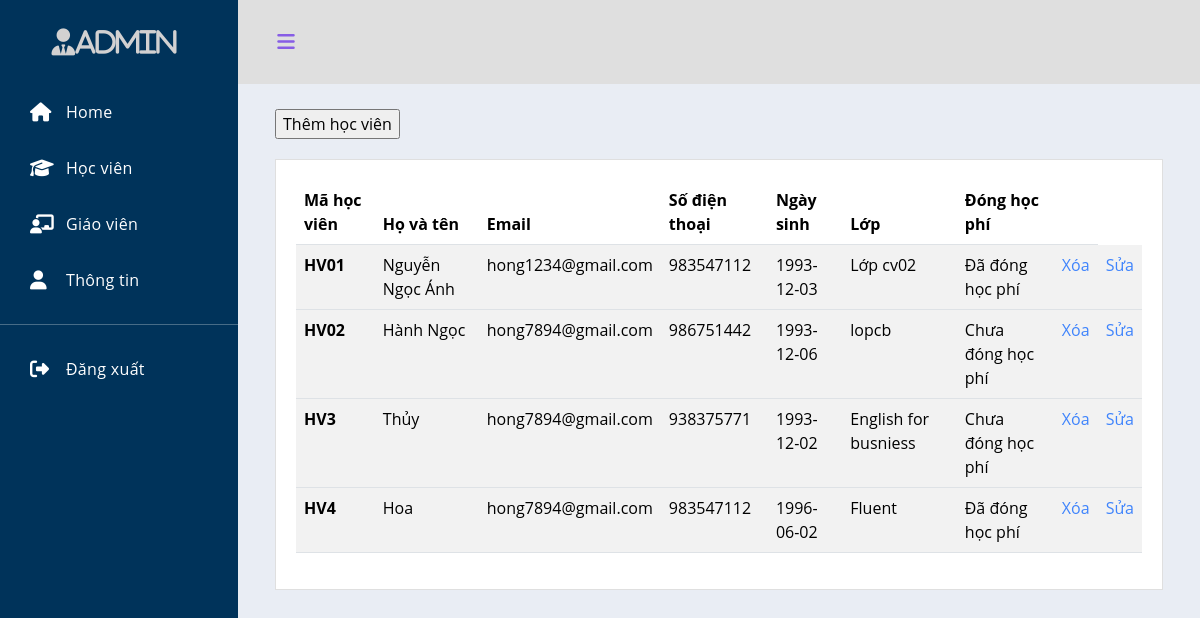
/Nhom_109/indexadmin.php?act=qlhv, run on the app's committed database.
### tables this page shows
CREATE TABLE IF NOT EXISTS `hocvien` (
  `id` varchar(8) NOT NULL,
  `tenhv` varchar(30) NOT NULL,
  `email` varchar(30) NOT NULL,
  `sdt` int(10) NOT NULL,
  `ngaysinh` date NOT NULL,
  `idlop` varchar(8) NOT NULL,
  `donghp` tinyint(1) NOT NULL DEFAULT '0',
  PRIMARY KEY (`id`),
  KEY `flk_lophv` (`idlop`)
);

CREATE TABLE IF NOT EXISTS `lop` (
  `id` varchar(8) NOT NULL,
  `tenlop` varchar(20) NOT NULL,
  `phong` varchar(4) NOT NULL,
  `thoigianbd` date NOT NULL,
  `thoigiankt` date NOT NULL,
  `trangthai` tinyint(1) NOT NULL DEFAULT '0',
  `idgv` varchar(8) NOT NULL,
  `idct` varchar(8) NOT NULL,
  PRIMARY KEY (`id`),
  KEY `lkgv` (`idgv`),
  KEY `lkkh` (`idct`)
);

### Nhom_109/model/adminhv.php (called while the page is built, shortened)
<?php
    function getall_hv(){
        $conn=connectdb();
        $stmt = $conn->prepare("SELECT hocvien.id, tenhv,email,sdt,ngaysinh,tenlop,donghp FROM hocvien inner join lop on lop.id=hocvien.idlop");
        $stmt->execute();
        $kq=$stmt->fetchAll();
        return $kq;
    }
?>

### Nhom_109/adminhv.php (the view, shortened to what this page needs)
            <div class='dashboard-content'>
                <div class='container'>
                    <form action="indexadmin.php?act=inserthvform" method="post" enctype="multipart/form-data" class="gvinsertbt">
                        <input type="submit" value="Thêm học viên" name="insert">
                    </form>
                    <div class='card'>
                        <div class='card-body'>
                            <table class="table table-striped table-hover">
                                <thead>
                                  <tr>
                                    <th scope="col">Mã học viên</th>
                                    <th scope="col">Họ và tên</th>
                                    <th scope="col">Email</th>
                                    <th scope="col">Số điện thoại</th>
                                    <th scope="col">Ngày sinh</th>
                                    <th scope="col">Lớp</th>
                                    <th scope="col">Đóng học phí</th>
                                    <th scope="col"></th>
                                  </tr>
                                </thead>
                                <tbody>
                                <?php
                                  if(isset($kq)&&(count($kq)>0)){
                                      foreach($kq as $ds){
                                        if($ds['donghp']==1){
                                            $out="Đã đóng học phí";
                                        }
                                        else
                                            $out="Chưa đóng học phí";
                                        echo '<tbody>
                                        <tr>
                                          <th>'.$ds['id'].'</th>
                                          <td>'.$ds['tenhv'].'</td>
                                          <td>'.$ds['email'].'</td>
                                          <td>'.$ds['sdt'].'</td>
                                          <td>'.$ds['ngaysinh'].'</td>
                                          <td>'.$ds['tenlop'].'</td>
                                          <td>'.$out.'</td>
                                          <td><a href="indexadmin.php?act=deletehv&id='.$ds['id'].'">Xóa</a></td>
                                          <td><a href="indexadmin.php?act=updateformhv&id='.$ds['id'].'"">Sửa</a></td>
                                        </tr></tbody>';
                                      }
                                  }
                                ?>
                              </table>
                        </div>
                    </div>
                </div>
            </div>
        </div>
    </div>
</body>
</html>

### Nhom_109/style/adminhv.css (style rules this page uses)
:root { --font-family-sans-serif: "Open Sans", -apple-system, BlinkMacSystemFont, "Segoe UI", Roboto, "Helvetica Neue", Arial, sans-serif, "Apple Color Emoji", "Segoe UI Emoji", "Segoe UI Symbol", "Noto Color Emoji"; }
*, *::before, *::after { -webkit-box-sizing: border-box; box-sizing: border-box; }
html { font-family: sans-serif; line-height: 1.15; -webkit-text-size-adjust: 100%; -webkit-tap-highlight-color: rgba(0, 0, 0, 0); }
body { margin: 0; font-family: "Open Sans", -apple-system, BlinkMacSystemFont, "Segoe UI", Roboto, "Helvetica Neue", Arial, sans-serif, "Apple Color Emoji", "Segoe UI Emoji", "Segoe UI Symbol", "Noto Color Emoji"; font-size: 1rem; font-weight: 400; line-height: 1.5; color: #515151; background-color: #e9edf4; }
a { color: #3f84fc; text-decoration: none; background-color: transparent; }
.card { position: relative; display: -webkit-box; display: -webkit-flex; display: -ms-flexbox; display: flex; -webkit-box-orient: vertical; -webkit-box-direction: normal; -webkit-flex-direction: column; -ms-flex-direction: column; flex-direction: column; min-width: 0; word-wrap: break-word; background-color: #fff; background-clip: border-box; border: 1px solid rgba(0, 0, 0, 0.125); border-radius: 0; }
.card-body { -webkit-box-flex: 1; -webkit-flex: 1 1 auto; -ms-flex: 1 1 auto; flex: 1 1 auto; padding: 1.25rem; }
.dashboard-content { -webkit-box-flex: 2; -webkit-flex-grow: 2; -ms-flex-positive: 2; flex-grow: 2; padding: 25px; }
.gvinsertbt { margin-bottom: 20px; }

### data on the page
hocvien: id "HV01", tenhv "Nguyễn Ngọc Ánh", email "hong1234@gmail.com", sdt "983547112", ngaysinh "1993-12-03", idlop.tenlop "Lớp cv02", donghp "Đã đóng học phí"
hocvien: id "HV02", tenhv "Hành Ngọc", email "hong7894@gmail.com", sdt "986751442", ngaysinh "1993-12-06", idlop.tenlop "lopcb", donghp "Chưa đóng học phí"
hocvien: id "HV3", tenhv "Thủy", email "hong7894@gmail.com", sdt "938375771", ngaysinh "1993-12-02", idlop.tenlop "English for busniess", donghp "Chưa đóng học phí"
hocvien: id "HV4", tenhv "Hoa", email "hong7894@gmail.com", sdt "983547112", ngaysinh "1996-06-02", idlop.tenlop "Fluent", donghp "Đã đóng học phí"
